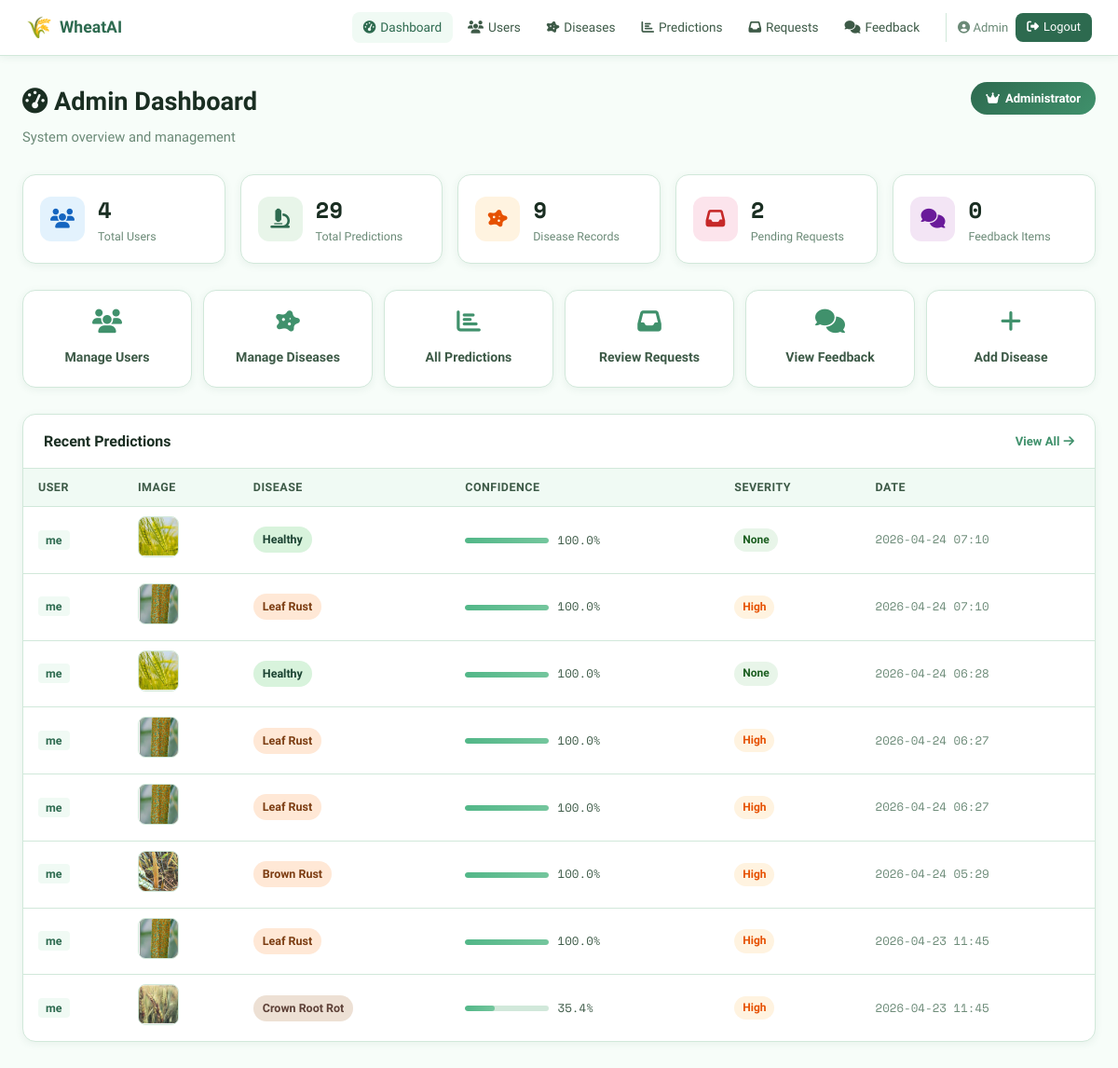
The page /admin (signed in) on the database its author committed.
### tables this page shows
CREATE TABLE predictions (
        id INTEGER PRIMARY KEY AUTOINCREMENT,
        user_id INTEGER, image_path TEXT,
        disease TEXT, confidence REAL, severity TEXT,
        all_probs TEXT,
        created TEXT DEFAULT (datetime('now')),
        FOREIGN KEY(user_id) REFERENCES users(id)
    );

CREATE TABLE users (
        id INTEGER PRIMARY KEY AUTOINCREMENT,
        name TEXT NOT NULL, email TEXT UNIQUE NOT NULL,
        password TEXT NOT NULL, role TEXT DEFAULT 'user',
        created TEXT DEFAULT (datetime('now'))
    );

### app.py (the view)
@app.route("/admin")
@admin_required
def admin_dashboard():
    conn = get_db()
    stats = {
        "total_users":       conn.execute("SELECT COUNT(*) FROM users WHERE role='user'").fetchone()[0],
        "total_preds":       conn.execute("SELECT COUNT(*) FROM predictions").fetchone()[0],
        "total_diseases":    conn.execute("SELECT COUNT(*) FROM diseases").fetchone()[0],
        "pending_requests":  conn.execute("SELECT COUNT(*) FROM disease_requests WHERE status='pending'").fetchone()[0],
        "total_feedback":    conn.execute("SELECT COUNT(*) FROM feedback").fetchone()[0],
    }
    recent = conn.execute("""
        SELECT p.*,u.name as uname FROM predictions p
        LEFT JOIN users u ON p.user_id=u.id ORDER BY p.created DESC LIMIT 8
    """).fetchall()
    conn.close()
    return render_template("admin/dashboard.html", stats=stats, recent_preds=recent,
                           using_real_model=USING_REAL_MODEL, num_classes=NUM_CLASSES)

### app.py (called while the page is built)
def get_db():
    conn = sqlite3.connect(DB_PATH)
    conn.row_factory = sqlite3.Row
    return conn

def admin_required(f):
    @wraps(f)
    def decorated(*a, **kw):
        if "user_id" not in session or session.get("role") != "admin":
            flash("Admin access required.", "error"); return redirect(url_for("dashboard"))
        return f(*a, **kw)
    return decorated

### templates/admin/dashboard.html (shortened to what this page needs)
{% extends "base.html" %}
{% block content %}
<div class="page-header">
  <div>
    <h1><i class="fas fa-tachometer-alt"></i> Admin Dashboard</h1>
    <p class="page-sub">System overview and management</p>
  </div>
  <span class="admin-badge"><i class="fas fa-crown"></i> Administrator</span>
</div>
<div class="stats-row">
  <div class="stat-card">
    <div class="stat-icon" style="background:#e3f2fd;color:#1565c0"><i class="fas fa-users"></i></div>
    <div class="stat-info"><span class="stat-num">{{ stats.total_users }}</span><span class="stat-label">Total Users</span></div>
  </div>
  <div class="stat-card">
    <div class="stat-icon" style="background:#e8f5e9;color:#2d6a4f"><i class="fas fa-microscope"></i></div>
    <div class="stat-info"><span class="stat-num">{{ stats.total_preds }}</span><span class="stat-label">Total Predictions</span></div>
  </div>
  <div class="stat-card">
    <div class="stat-icon" style="background:#fff3e0;color:#e65100"><i class="fas fa-disease"></i></div>
    <div class="stat-info"><span class="stat-num">{{ stats.total_diseases }}</span><span class="stat-label">Disease Records</span></div>
  </div>
  <div class="stat-card">
    <div class="stat-icon" style="background:#fce4ec;color:#c62828"><i class="fas fa-inbox"></i></div>
    <div class="stat-info"><span class="stat-num">{{ stats.pending_requests }}</span><span class="stat-label">Pending Requests</span></div>
  </div>
  <div class="stat-card">
    <div class="stat-icon" style="background:#f3e5f5;color:#6a1b9a"><i class="fas fa-comments"></i></div>
    <div class="stat-info"><span class="stat-num">{{ stats.total_feedback }}</span><span class="stat-label">Feedback Items</span></div>
  </div>
</div>
<div class="admin-quick">
  <a href="{{ url_for('admin_users') }}" class="aq-card"><i class="fas fa-users"></i><span>Manage Users</span></a>
  <a href="{{ url_for('admin_diseases') }}" class="aq-card"><i class="fas fa-disease"></i><span>Manage Diseases</span></a>
  <a href="{{ url_for('admin_predictions') }}" class="aq-card"><i class="fas fa-chart-bar"></i><span>All Predictions</span></a>
  <a href="{{ url_for('admin_requests') }}" class="aq-card"><i class="fas fa-inbox"></i><span>Review Requests</span></a>
  <a href="{{ url_for('admin_feedback') }}" class="aq-card"><i class="fas fa-comments"></i><span>View Feedback</span></a>
  <a href="{{ url_for('admin_add_disease') }}" class="aq-card"><i class="fas fa-plus"></i><span>Add Disease</span></a>
</div>
<div class="section-card">
  <div class="section-card-header">
    <h2>Recent Predictions</h2>
    <a href="{{ url_for('admin_predictions') }}" class="link-more">View All <i class="fas fa-arrow-right"></i></a>
  </div>
  {% if recent_preds %}
  <div class="pred-table-wrap">
    <table class="pred-table">
      <thead>
        <tr><th>User</th><th>Image</th><th>Disease</th><th>Confidence</th><th>Severity</th><th>Date</th></tr>
      </thead>
      <tbody>
        {% for p in recent_preds %}
        <tr>
          <td><span class="user-tag">{{ p.uname or 'Unknown' }}</span></td>
          <td><img src="{{ url_for('static', filename='uploads/'+p.image_path) }}" class="thumb" alt=""/></td>
          <td><span class="disease-badge {{ p.disease }}">{{ p.disease.replace('_',' ').title() }}</span></td>
          <td>
            <div class="conf-bar"><div class="conf-fill" style="width:{{ (p.confidence*100)|round|int }}%"></div></div>
            <span class="conf-pct">{{ "%.1f"|format(p.confidence*100) }}%</span>
          </td>
          <td><span class="severity-badge sev-{{ (p.severity or 'medium').lower().replace(' ','') }}">{{ p.severity or '—' }}</span></td>
          <td class="date-cell">{{ p.created[:16] }}</td>
        </tr>
        {% endfor %}
      </tbody>
    </table>
  </div>
  {% else %}
  <div class="empty-state"><div class="empty-icon">📊</div><p>No predictions yet.</p></div>
  {% endif %}
</div>
{% endblock %}

### rows shown on the page
predictions: name "me", image_path (picture), disease.replace "Healthy", p.confidence*100 "100.0", severity "None", created "2026-04-24 07:10"
predictions: name "me", image_path (picture), disease.replace "Leaf Rust", p.confidence*100 "100.0", severity "High", created "2026-04-24 07:10"
predictions: name "me", image_path (picture), disease.replace "Healthy", p.confidence*100 "100.0", severity "None", created "2026-04-24 06:28"
predictions: name "me", image_path (picture), disease.replace "Leaf Rust", p.confidence*100 "100.0", severity "High", created "2026-04-24 06:27"
predictions: name "me", image_path (picture), disease.replace "Leaf Rust", p.confidence*100 "100.0", severity "High", created "2026-04-24 06:27"
predictions: name "me", image_path (picture), disease.replace "Brown Rust", p.confidence*100 "100.0", severity "High", created "2026-04-24 05:29"
predictions: name "me", image_path (picture), disease.replace "Leaf Rust", p.confidence*100 "100.0", severity "High", created "2026-04-23 11:45"
predictions: name "me", image_path (picture), disease.replace "Crown Root Rot", p.confidence*100 "35.4", severity "High", created "2026-04-23 11:45"

### other values the page prints
{{ session.name }} "Admin"
{{ stats.total_users }} "4"
{{ stats.total_preds }} "29"
{{ stats.total_diseases }} "9"
{{ stats.pending_requests }} "2"
{{ stats.total_feedback }} "0"
